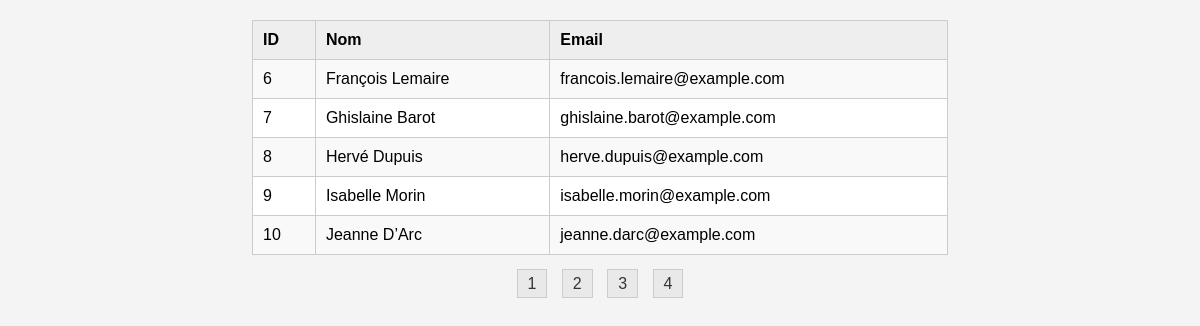
Page /exo8/index.php?page=2 on the committed database.
### tables this page shows
CREATE TABLE IF NOT EXISTS users (
    id INT AUTO_INCREMENT PRIMARY KEY,
    nom VARCHAR(100) NOT NULL,
    email VARCHAR(100) NOT NULL
);

### exo8/index.php (the view, shortened to what this page needs)
<!DOCTYPE html>
<html lang="fr">
<head>
    <link rel="stylesheet" href="style.css">
</head>
<body>
<?php
$host = "localhost";
$username = "root";
$password = "";
$dbname = "exo8";
$conn = new mysqli($host, $username, $password, $dbname);
$utilisateursParPage = 5;
$page = isset($_GET['page']) ? (int)$_GET['page'] : 1;
$start = ($page - 1) * $utilisateursParPage;
$result = $conn->query("SELECT COUNT(id) AS total FROM users");
$row = $result->fetch_assoc();
$totalUtilisateurs = $row['total'];
$totalPages = ceil($totalUtilisateurs / $utilisateursParPage);
$sql = "SELECT id, nom, email FROM users LIMIT $start, $utilisateursParPage";
$result = $conn->query($sql);
if ($result->num_rows > 0) {
    echo "<table><tr><th>ID</th><th>Nom</th><th>Email</th></tr>";
    while($row = $result->fetch_assoc()) {
        echo "<tr><td>" . $row["id"] . "</td><td>" . $row["nom"] . "</td><td>" . $row["email"] . "</td></tr>";
    }
    echo "</table>";
    for ($i = 1; $i <= $totalPages; $i++) {
        echo "<a href='?page=$i'>$i</a> ";
    }
} else {
    echo "0 résultats";
}
?>
</body>
</html>

### exo8/style.css (style rules this page uses)
body { font-family: 'Arial', sans-serif; background-color: #f4f4f4; margin: 20px; text-align: center; }
table { width: 60%; margin: 20px auto; border-collapse: collapse; background-color: #fff; }
th, td { padding: 10px; border: 1px solid #ccc; text-align: left; }
th { background-color: #eee; }
tr:nth-child(even) { background-color: #f9f9f9; }
a { margin: 5px; padding: 5px 10px; border: 1px solid #ccc; background-color: #e9e9e9; color: #333; text-decoration: none; }

### rows in the picture
users: id "6", nom "François Lemaire", email "francois.lemaire@example.com"
users: id "7", nom "Ghislaine Barot", email "ghislaine.barot@example.com"
users: id "8", nom "Hervé Dupuis", email "herve.dupuis@example.com"
users: id "9", nom "Isabelle Morin", email "isabelle.morin@example.com"
users: id "10", nom "Jeanne D’Arc", email "jeanne.darc@example.com"
